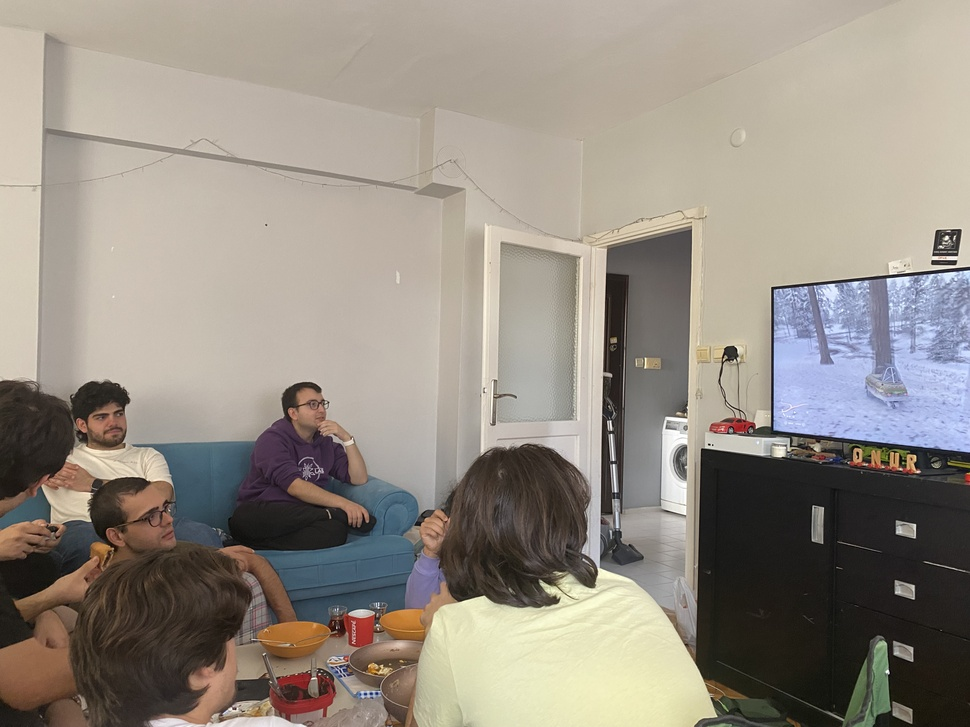
#> input picture 4_Deneme_kodları/1_Filter_denemleler/1_Filter_pyhton/data/IMG_6436.jpeg, 970 x 727 px, shrunk from 4032 x 3024 before the run
$ jupyter execute main.ipynb   (older library calls are emulated)
#> lines starting #> are read from the running program, lines starting #| are printed output that depends on the picture; after the words box and inside, x2 and y2 are one past the last pixel; in counts of white or black regions, pixels touching at a corner belong together
[cell 1]
import cv2
import numpy as np
import matplotlib.pyplot as plt

[cell 2]
# 1. Görüntüyü Okuma
image_path = "data/IMG_6436.jpeg"  # Görüntü yolunu buraya ekleyin
image = cv2.imread(image_path, cv2.IMREAD_GRAYSCALE)  # Gri tonlamalı olarak yükleyin
#> image: shape (727, 970); min 0, max 255, mean 142.7

# Görüntünün başarıyla okunup okunmadığını kontrol et
if image is None:
    print(f"Hata: '{image_path}' yolu bulunamadı veya dosya açılamadı. Lütfen dosya yolunu kontrol edin.")
else:
    # 2. Gaussian Blur kullanarak bulanıklaştırma
    blur_level = 41  # Bulanıklık seviyesi, bu değer arttıkça bulanıklık artar
    blurred_image = cv2.GaussianBlur(image, (blur_level, blur_level), 0)

    # 3. Sonucu Görüntüleme
    plt.figure(figsize=(20, 10))
    plt.subplot(1, 2, 1)
    plt.title("Orijinal Görüntü")
    plt.imshow(image, cmap="gray")

    plt.subplot(1, 2, 2)
    plt.title(f"Bulanıklaştırılmış Görüntü (Seviye: {blur_level})")
    plt.imshow(blurred_image, cmap="gray")

    plt.show()

[cell 3]
# Görüntünün başarıyla okunup okunmadığını kontrol et
if image is None:
    print(f"Hata: '{image_path}' yolu bulunamadı veya dosya açılamadı. Lütfen dosya yolunu kontrol edin.")
else:
    # 2. Gaussian Blur ile gürültüyü azaltma
    blurred_image = cv2.GaussianBlur(image, (5, 5), 1.4)

    # 3. Canny Edge Detection
    lower_threshold = 50  # Alt eşik değeri
    upper_threshold = 150  # Üst eşik değeri
    edges = cv2.Canny(blurred_image, lower_threshold, upper_threshold)
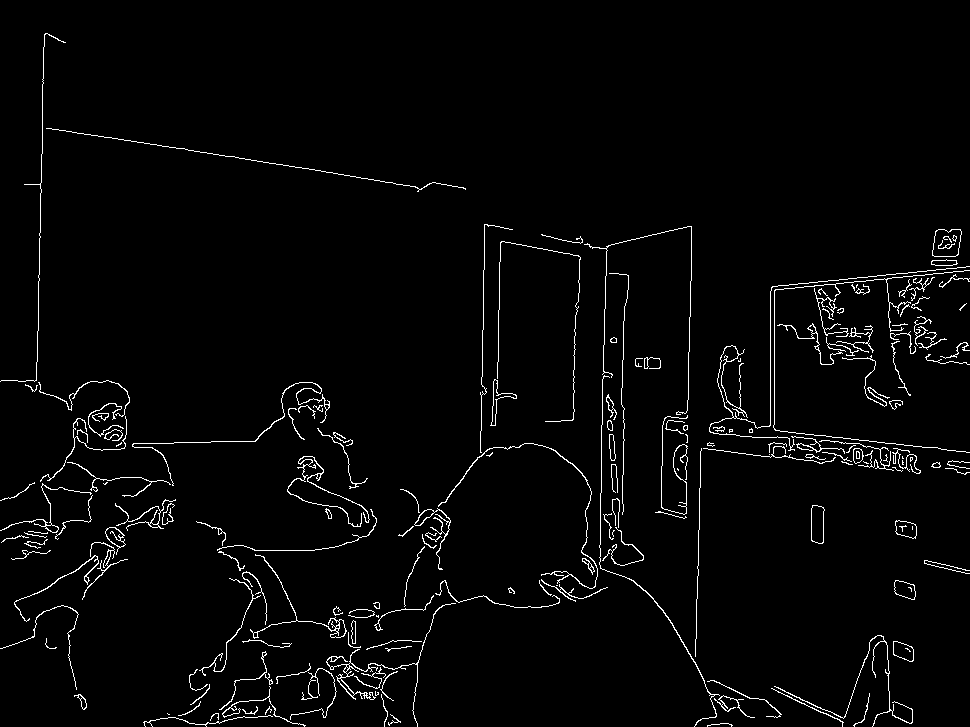
#> edges: shape (727, 970); 2.6% white in thin lines or dots

    # 4. Kenar Algılama Sonucunu Kaydetme
    output_path = "output/edges_output.jpeg"  # Sonuç görüntüsünün kaydedileceği yol
    cv2.imwrite(output_path, edges)
    print(f"Kenar algılama sonucu '{output_path}' olarak kaydedildi.")

    # 5. Sonucu Görüntüleme
    plt.figure(figsize=(20, 10))
    plt.subplot(1, 2, 1)
    plt.title("Orijinal Görüntü")
    plt.imshow(image, cmap="gray")

    plt.subplot(1, 2, 2)
    plt.title("Canny Edge Detection")
    plt.imshow(edges, cmap="gray")

    plt.show()

[cell 4]
# Görüntünün başarıyla okunup okunmadığını kontrol et
if image is None:
    print(f"Hata: '{image_path}' yolu bulunamadı veya dosya açılamadı. Lütfen dosya yolunu kontrol edin.")
else:
    # 2. Gaussian Blur ile gürültüyü azaltma
    blurred_image = cv2.GaussianBlur(image, (5, 5), 1.4)

    # 3. Sobel Kenar Algılama
    sobel_x = cv2.Sobel(blurred_image, cv2.CV_64F, 1, 0, ksize=3)  # X yönünde Sobel
    sobel_y = cv2.Sobel(blurred_image, cv2.CV_64F, 0, 1, ksize=3)  # Y yönünde Sobel
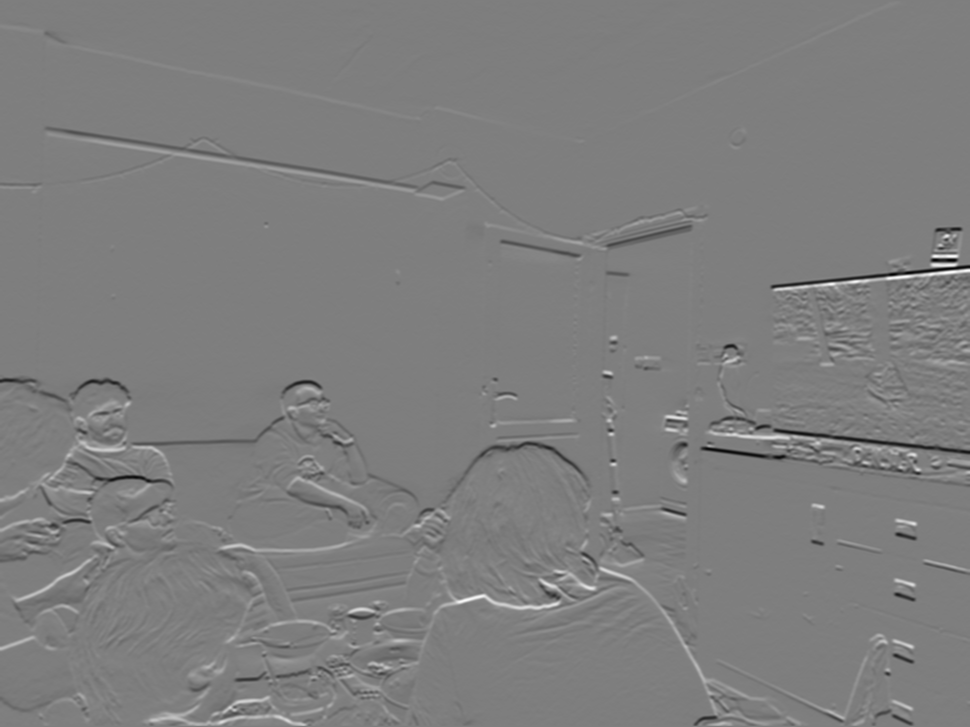
#> sobel_y: shape (727, 970) float64; min -426, max 432, mean -0.5; drawn with min black and max white

    # X ve Y yönündeki kenarları birleştirme
    sobel_combined = cv2.magnitude(sobel_x, sobel_y)

    # 4. Kenar Algılama Sonucunu Kaydetme
    output_path = "output/sobel_output.jpeg"  # Sonuç görüntüsünün kaydedileceği yol
    cv2.imwrite(output_path, sobel_combined)
    print(f"Kenar algılama sonucu '{output_path}' olarak kaydedildi.")

    # 5. Sonucu Görüntüleme
    plt.figure(figsize=(20, 10))
    plt.subplot(1, 3, 1)
    plt.title("Orijinal Görüntü")
    plt.imshow(image, cmap="gray")

    plt.subplot(1, 3, 2)
    plt.title("Sobel X")
    plt.imshow(np.absolute(sobel_x), cmap="gray")

    plt.subplot(1, 3, 3)
    plt.title("Sobel Y")
    plt.imshow(np.absolute(sobel_y), cmap="gray")

    plt.show()
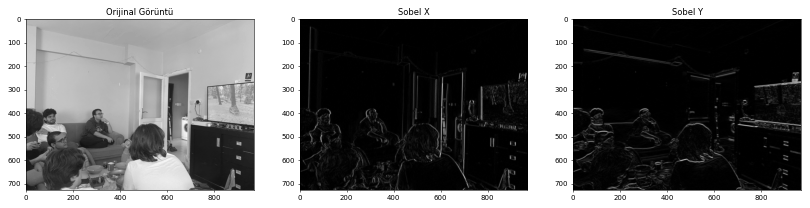
#> figure drawn by matplotlib, 3 panels

    # Kombine Sobel Kenarlarını Görüntüleme
    plt.figure()
    plt.title("Sobel Combined")
    plt.imshow(sobel_combined, cmap="gray")
    plt.show()

[cell 5]
# Görüntünün başarıyla okunup okunmadığını kontrol et
if image is None:
    print(f"Hata: '{image_path}' yolu bulunamadı veya dosya açılamadı. Lütfen dosya yolunu kontrol edin.")
else:
    # Kernel boyutlarını 3 ile 45 arasında belirliyoruz (2'şer artarak)
    kernel_sizes = range(3, 31, 2)

    # Görüntüleme için figür ayarı
    plt.figure(figsize=(20, 20))

    for i, ksize in enumerate(kernel_sizes):
        # Sobel filtresi uygula (x ve y yönünde)
        sobel_x = cv2.Sobel(image, cv2.CV_64F, 1, 0, ksize=ksize)
        sobel_y = cv2.Sobel(image, cv2.CV_64F, 0, 1, ksize=ksize)

        # Gradyan büyüklüğünü hesapla
        gradient_magnitude = np.sqrt(sobel_x**2 + sobel_y**2)

        # Adaptif eşikleme uygula
        adaptive_threshold = np.percentile(gradient_magnitude, 85)
        _, edges = cv2.threshold(gradient_magnitude, adaptive_threshold, 255, cv2.THRESH_BINARY)

        # Her bir kernel boyutunun çıktısını görselleştirme
        plt.subplot(5, 5, i + 1)
        plt.title(f"Kernel Boyutu: {ksize}")
        plt.imshow(edges, cmap="gray")
        plt.axis("off")
#> this loop made 14 passes
#> adaptive_threshold on passes 1 to 12: 51.88, 657, 9415.9, 140491.3, 2145979.7, 33121759.4, 514451447.3, 8.03e+09, 1.26e+11, 1.98e+12, 3.14e+13, 4.96e+14
#> pass 1, `gradient_magnitude = np.sqrt(sobel_x**2 + sobel_y**2)`:
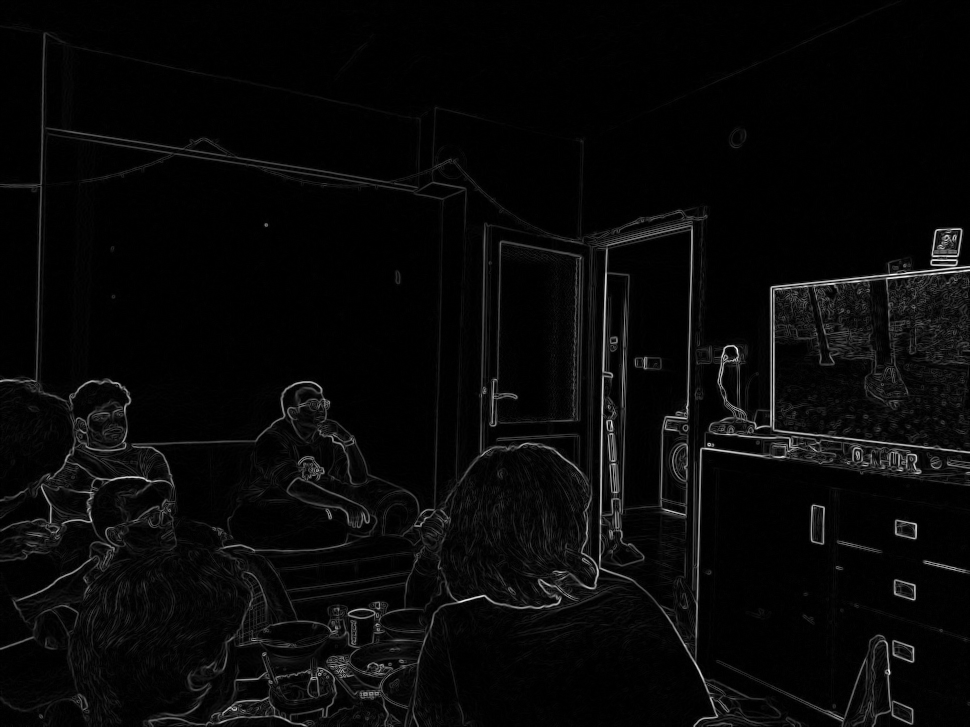
#> gradient_magnitude: shape (727, 970) float64; min 0, max 955.2, mean 32.9; drawn with min black and max white
#> pass 1, `_, edges = cv2.threshold(gradient_magnitude, adaptive_threshold, 255, ..`:
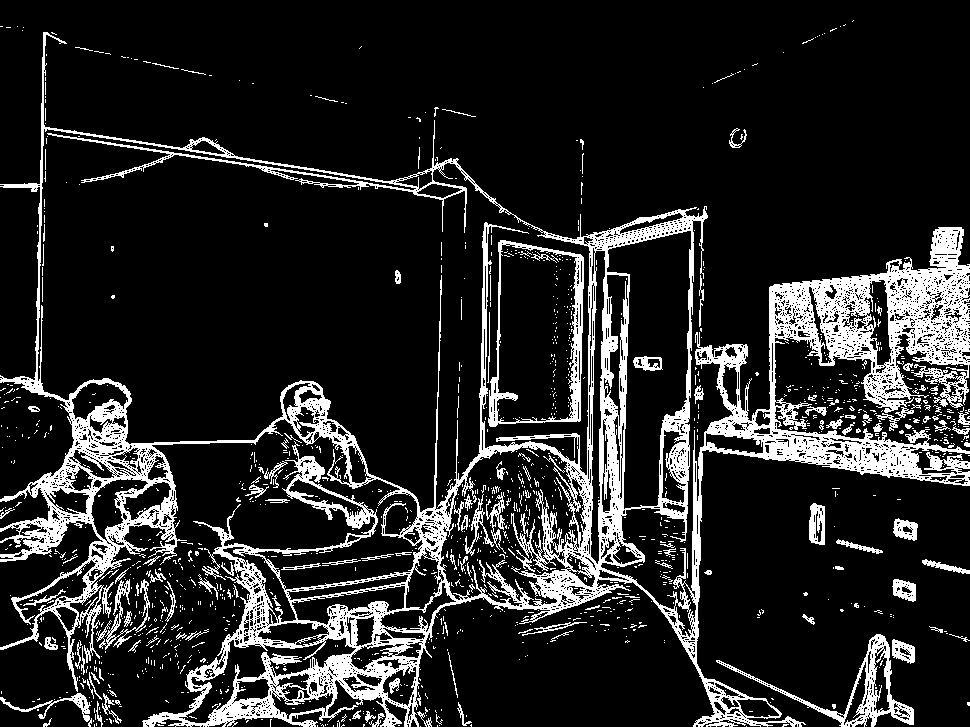
#> edges: shape (727, 970) float64; 15% white; 1298 white regions (1159 under 20 px), largest, box (x1, y1, x2, y2) and area: (0, 32, 970, 727) 86116, (488, 240, 584, 427) 2715, (716, 634, 914, 727) 2486
#> after the loop:
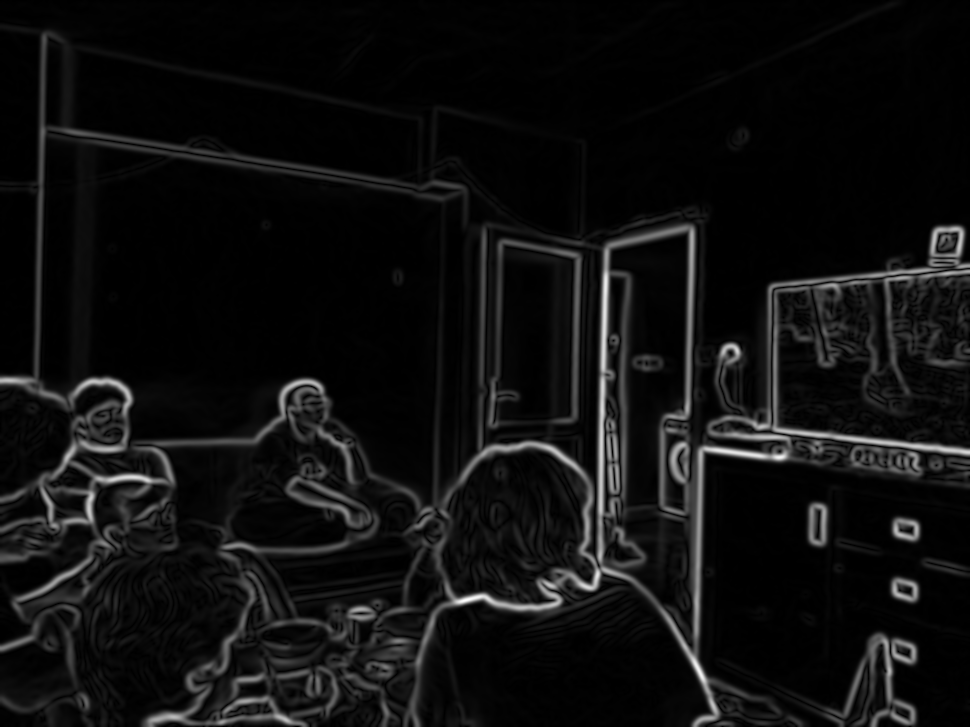
#> gradient_magnitude: shape (727, 970) float64; min 0, max 1.02e+18, mean 6.31e+16; drawn with min black and max white

    # Sonuçları göster
    plt.tight_layout()
    plt.show()
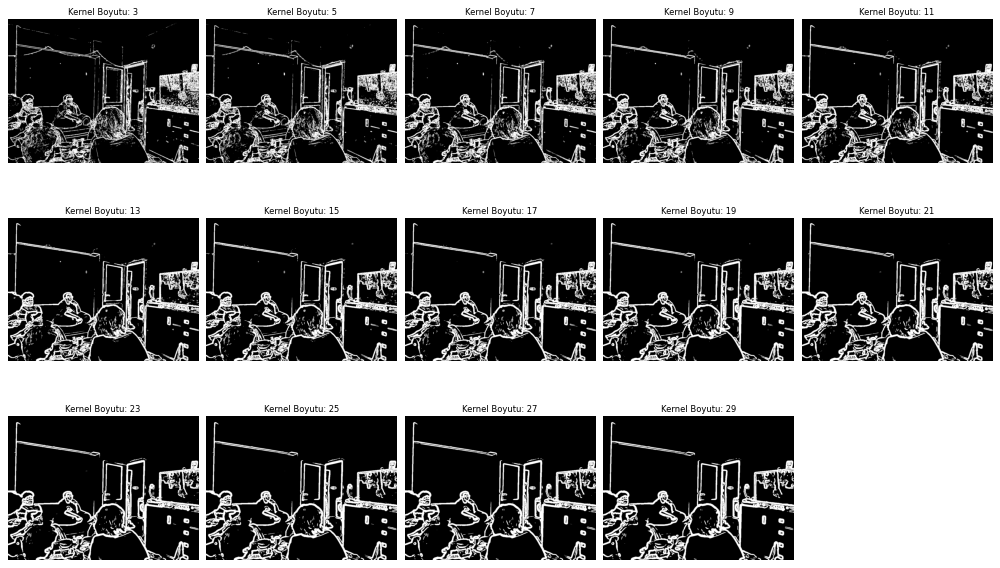
#> figure drawn by matplotlib, 14 panels
